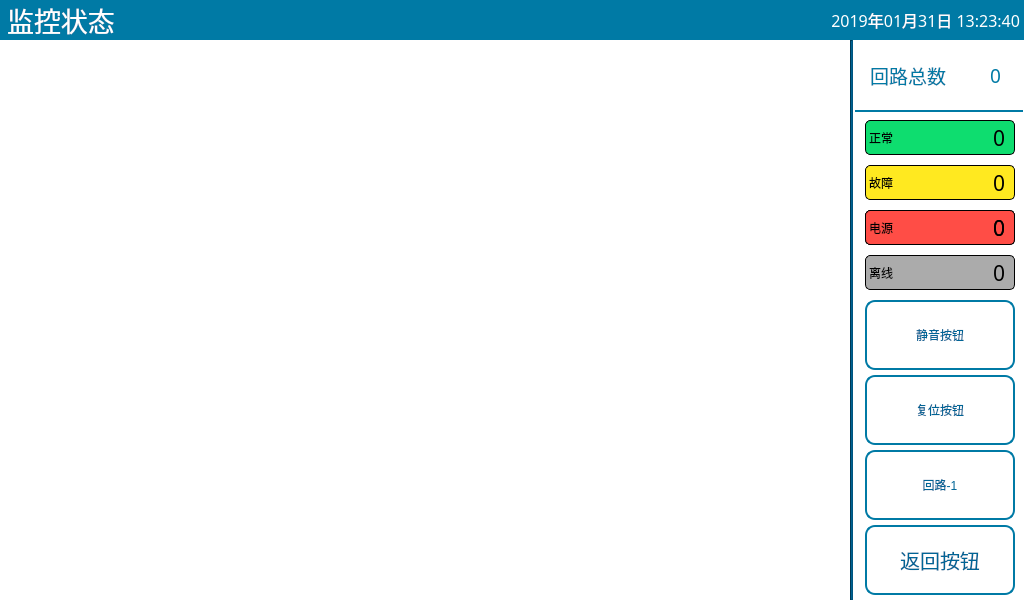
<?xml version="1.0" encoding="UTF-8"?>
<ui version="4.0">
 <class>Monitor</class>
 <widget class="QWidget" name="Monitor">
  <property name="enabled">
   <bool>true</bool>
  </property>
  <property name="geometry">
   <rect>
    <x>0</x>
    <y>0</y>
    <width>1024</width>
    <height>600</height>
   </rect>
  </property>
  <property name="windowTitle">
   <string>Form</string>
  </property>
  <property name="styleSheet">
   <string notr="true">QWidget#Monitor{
background-color: rgb(245, 245, 220);
background-color: rgb(255, 255, 255);
}
QLabel{
font: 18pt &quot;文泉驿等宽微米黑&quot;;
color: rgb(80, 175, 185);
color: rgb(0, 0, 0);
}
QDialog{
font: 18pt &quot;文泉驿等宽微米黑&quot;;
background-color: rgb(255, 255, 255);
}
QPushButton{
width:80px;
height:35px;
font: 20pt &quot;文泉驿等宽微米黑&quot;;
color: rgb(0, 0, 0);
border:2px solid rgb(0, 122, 165);
border-radius:10px;
}
</string>
  </property>
  <widget class="QLabel" name="lbTitle">
   <property name="geometry">
    <rect>
     <x>0</x>
     <y>0</y>
     <width>1024</width>
     <height>40</height>
    </rect>
   </property>
   <property name="font">
    <font>
     <family>文泉驿等宽微米黑</family>
     <pointsize>20</pointsize>
     <weight>50</weight>
     <italic>false</italic>
     <bold>false</bold>
    </font>
   </property>
   <property name="styleSheet">
    <string notr="true">font: 20pt &quot;文泉驿等宽微米黑&quot;;
color: rgb(255, 255, 255);
background-color:rgb(0, 122, 165);</string>
   </property>
   <property name="text">
    <string> 监控状态</string>
   </property>
  </widget>
  <widget class="QStackedWidget" name="stackedWgtPass">
   <property name="geometry">
    <rect>
     <x>0</x>
     <y>40</y>
     <width>850</width>
     <height>560</height>
    </rect>
   </property>
   <property name="styleSheet">
    <string notr="true">QWidget{
color: rgb(255, 255, 255);
background-color: rgb(15, 41, 68);
background-color: rgb(245, 245, 220);
background-color: rgb(255, 255, 255);
}
QLCDNumber{
font: 14pt &quot;文泉驿等宽微米黑&quot;;
color: rgb(80, 175, 185);
border:1px solid white;
border-color: rgb(79, 229, 219);
border-radius:8px;
}

QToolButton{
font: 14pt &quot;文泉驿等宽微米黑&quot;;
color: rgb(255, 255, 255);
border:2px solid rgb(28, 183, 200);
border-radius:10px;
background-color: rgb(43, 79, 102);
background-color: rgb(15, 41, 68);
}
QToolButton:disabled{
font: 18pt &quot;文泉驿等宽微米黑&quot;;
color: rgb(255, 255, 255);
border-color: rgb(255, 255, 255);
}
QLabel{
font: 14pt &quot;文泉驿等宽微米黑&quot;;
font: 16pt &quot;Noto Sans [monotype]&quot;;
color: rgb(80, 175, 185);
color: rgb(0, 0, 0);
}
</string>
   </property>
  </widget>
  <widget class="QLabel" name="label_19">
   <property name="geometry">
    <rect>
     <x>0</x>
     <y>38</y>
     <width>800</width>
     <height>2</height>
    </rect>
   </property>
   <property name="styleSheet">
    <string notr="true">font: 16pt &quot;文泉驿等宽微米黑&quot;;
background-color: qlineargradient(spread:reflect, x1:0, y1:0, x2:1, y2:0, stop:0 rgba(28, 183, 200, 255), stop:1 rgba(0, 85, 127, 255));</string>
   </property>
   <property name="text">
    <string/>
   </property>
  </widget>
  <widget class="QLabel" name="lbSystemTime">
   <property name="geometry">
    <rect>
     <x>750</x>
     <y>5</y>
     <width>270</width>
     <height>30</height>
    </rect>
   </property>
   <property name="font">
    <font>
     <family>文泉驿微米黑</family>
     <pointsize>12</pointsize>
     <weight>50</weight>
     <italic>false</italic>
     <bold>false</bold>
    </font>
   </property>
   <property name="focusPolicy">
    <enum>Qt::TabFocus</enum>
   </property>
   <property name="styleSheet">
    <string notr="true">font: 12pt &quot;文泉驿微米黑&quot;;
color: rgb(255, 255, 255);</string>
   </property>
   <property name="text">
    <string>2019年01月31日 13:23:40</string>
   </property>
   <property name="alignment">
    <set>Qt::AlignRight|Qt::AlignTrailing|Qt::AlignVCenter</set>
   </property>
  </widget>
  <widget class="Line" name="line">
   <property name="geometry">
    <rect>
     <x>850</x>
     <y>40</y>
     <width>3</width>
     <height>560</height>
    </rect>
   </property>
   <property name="styleSheet">
    <string notr="true">background-color: rgb(0, 85, 127);</string>
   </property>
   <property name="orientation">
    <enum>Qt::Vertical</enum>
   </property>
  </widget>
  <widget class="QWidget" name="widget" native="true">
   <property name="geometry">
    <rect>
     <x>855</x>
     <y>40</y>
     <width>168</width>
     <height>560</height>
    </rect>
   </property>
   <property name="styleSheet">
    <string notr="true">QToolButton{
font: 15pt &quot;文泉驿等宽微米黑&quot;;
color: rgb(0, 101, 150);
border:2px solid rgb(0, 122, 165);
border-radius:10px;
background-color: rgb(255, 255, 255);
}
QToolButton:disabled{
font: 15pt &quot;文泉驿等宽微米黑&quot;;
color: rgb(180, 180, 180);
border-color: rgb(180, 180, 180);
background-color: rgb(255, 255, 255);
}
QLabel{
font: 16pt &quot;文泉驿等宽微米黑&quot;;
color: rgb(80, 175, 185);
color: rgb(0, 0, 0);
}</string>
   </property>
   <widget class="QLabel" name="lbNormalTotal">
    <property name="geometry">
     <rect>
      <x>80</x>
      <y>80</y>
      <width>70</width>
      <height>35</height>
     </rect>
    </property>
    <property name="font">
     <font>
      <family>文泉驿等宽微米黑</family>
      <pointsize>16</pointsize>
      <weight>50</weight>
      <italic>false</italic>
      <bold>false</bold>
     </font>
    </property>
    <property name="text">
     <string>0</string>
    </property>
    <property name="alignment">
     <set>Qt::AlignRight|Qt::AlignTrailing|Qt::AlignVCenter</set>
    </property>
   </widget>
   <widget class="QLabel" name="lbErrorTotal">
    <property name="geometry">
     <rect>
      <x>80</x>
      <y>125</y>
      <width>70</width>
      <height>35</height>
     </rect>
    </property>
    <property name="font">
     <font>
      <family>文泉驿等宽微米黑</family>
      <pointsize>16</pointsize>
      <weight>50</weight>
      <italic>false</italic>
      <bold>false</bold>
     </font>
    </property>
    <property name="text">
     <string>0</string>
    </property>
    <property name="alignment">
     <set>Qt::AlignRight|Qt::AlignTrailing|Qt::AlignVCenter</set>
    </property>
   </widget>
   <widget class="QLabel" name="lbTotalPass">
    <property name="geometry">
     <rect>
      <x>105</x>
      <y>15</y>
      <width>41</width>
      <height>40</height>
     </rect>
    </property>
    <property name="font">
     <font>
      <family>文泉驿等宽微米黑</family>
      <pointsize>14</pointsize>
      <weight>50</weight>
      <italic>false</italic>
      <bold>false</bold>
     </font>
    </property>
    <property name="styleSheet">
     <string notr="true">QLabel{
font: 14pt &quot;文泉驿等宽微米黑&quot;;
color:rgb(0, 122, 165);
}</string>
    </property>
    <property name="text">
     <string>0</string>
    </property>
    <property name="alignment">
     <set>Qt::AlignRight|Qt::AlignTrailing|Qt::AlignVCenter</set>
    </property>
   </widget>
   <widget class="QLabel" name="label_9">
    <property name="geometry">
     <rect>
      <x>10</x>
      <y>125</y>
      <width>150</width>
      <height>35</height>
     </rect>
    </property>
    <property name="styleSheet">
     <string notr="true">font: 14pt &quot;文泉驿等宽微米黑&quot;;
border:1px solid;
border-radius:5px;
background-color: rgb(255, 233, 32);
</string>
    </property>
    <property name="text">
     <string>故障</string>
    </property>
    <property name="alignment">
     <set>Qt::AlignLeading|Qt::AlignLeft|Qt::AlignVCenter</set>
    </property>
   </widget>
   <widget class="QLabel" name="lbOffLineTotal">
    <property name="geometry">
     <rect>
      <x>80</x>
      <y>215</y>
      <width>70</width>
      <height>35</height>
     </rect>
    </property>
    <property name="font">
     <font>
      <family>文泉驿等宽微米黑</family>
      <pointsize>16</pointsize>
      <weight>50</weight>
      <italic>false</italic>
      <bold>false</bold>
     </font>
    </property>
    <property name="text">
     <string>0</string>
    </property>
    <property name="alignment">
     <set>Qt::AlignRight|Qt::AlignTrailing|Qt::AlignVCenter</set>
    </property>
   </widget>
   <widget class="QToolButton" name="tBtnMute">
    <property name="geometry">
     <rect>
      <x>10</x>
      <y>260</y>
      <width>150</width>
      <height>70</height>
     </rect>
    </property>
    <property name="text">
     <string>静音按钮</string>
    </property>
    <property name="icon">
     <iconset resource="../image.qrc">
      <normaloff>:/Image/speaker.png</normaloff>:/Image/speaker.png</iconset>
    </property>
    <property name="iconSize">
     <size>
      <width>35</width>
      <height>35</height>
     </size>
    </property>
    <property name="toolButtonStyle">
     <enum>Qt::ToolButtonTextBesideIcon</enum>
    </property>
   </widget>
   <widget class="QLabel" name="label_24">
    <property name="geometry">
     <rect>
      <x>0</x>
      <y>5</y>
      <width>106</width>
      <height>60</height>
     </rect>
    </property>
    <property name="font">
     <font>
      <family>文泉驿等宽微米黑</family>
      <pointsize>14</pointsize>
      <weight>50</weight>
      <italic>false</italic>
      <bold>false</bold>
     </font>
    </property>
    <property name="styleSheet">
     <string notr="true">QLabel{
font: 14pt &quot;文泉驿等宽微米黑&quot;;
color:rgb(0, 122, 165);
}</string>
    </property>
    <property name="text">
     <string>回路总数</string>
    </property>
    <property name="alignment">
     <set>Qt::AlignCenter</set>
    </property>
   </widget>
   <widget class="QLabel" name="lbAlarmTotal">
    <property name="geometry">
     <rect>
      <x>80</x>
      <y>170</y>
      <width>70</width>
      <height>35</height>
     </rect>
    </property>
    <property name="font">
     <font>
      <family>文泉驿等宽微米黑</family>
      <pointsize>16</pointsize>
      <weight>50</weight>
      <italic>false</italic>
      <bold>false</bold>
     </font>
    </property>
    <property name="text">
     <string>0</string>
    </property>
    <property name="alignment">
     <set>Qt::AlignRight|Qt::AlignTrailing|Qt::AlignVCenter</set>
    </property>
   </widget>
   <widget class="QLabel" name="label_20">
    <property name="geometry">
     <rect>
      <x>135</x>
      <y>215</y>
      <width>25</width>
      <height>35</height>
     </rect>
    </property>
    <property name="text">
     <string>个</string>
    </property>
    <property name="alignment">
     <set>Qt::AlignCenter</set>
    </property>
   </widget>
   <widget class="QToolButton" name="tBtnBackHome">
    <property name="enabled">
     <bool>true</bool>
    </property>
    <property name="geometry">
     <rect>
      <x>10</x>
      <y>485</y>
      <width>150</width>
      <height>70</height>
     </rect>
    </property>
    <property name="font">
     <font>
      <family>文泉驿等宽微米黑</family>
      <pointsize>15</pointsize>
      <weight>50</weight>
      <italic>false</italic>
      <bold>false</bold>
     </font>
    </property>
    <property name="focusPolicy">
     <enum>Qt::NoFocus</enum>
    </property>
    <property name="text">
     <string>返回按钮</string>
    </property>
    <property name="icon">
     <iconset resource="../image.qrc">
      <normaloff>:/Image/back.png</normaloff>:/Image/back.png</iconset>
    </property>
    <property name="iconSize">
     <size>
      <width>35</width>
      <height>35</height>
     </size>
    </property>
    <property name="toolButtonStyle">
     <enum>Qt::ToolButtonTextBesideIcon</enum>
    </property>
   </widget>
   <widget class="QLabel" name="label_12">
    <property name="geometry">
     <rect>
      <x>10</x>
      <y>80</y>
      <width>150</width>
      <height>35</height>
     </rect>
    </property>
    <property name="styleSheet">
     <string notr="true">font: 14pt &quot;文泉驿等宽微米黑&quot;;
border:1px solid;
border-radius:5px;
background-color: rgb(71, 167, 96);
background-color: rgb(14, 221, 111);

</string>
    </property>
    <property name="text">
     <string>正常</string>
    </property>
    <property name="alignment">
     <set>Qt::AlignLeading|Qt::AlignLeft|Qt::AlignVCenter</set>
    </property>
   </widget>
   <widget class="QLabel" name="label_25">
    <property name="geometry">
     <rect>
      <x>175</x>
      <y>15</y>
      <width>25</width>
      <height>35</height>
     </rect>
    </property>
    <property name="styleSheet">
     <string notr="true">QLabel{
font: 14pt &quot;文泉驿等宽微米黑&quot;;
color:rgb(0, 122, 165);
}</string>
    </property>
    <property name="text">
     <string>条</string>
    </property>
    <property name="alignment">
     <set>Qt::AlignCenter</set>
    </property>
   </widget>
   <widget class="QToolButton" name="tBtnReset">
    <property name="geometry">
     <rect>
      <x>10</x>
      <y>335</y>
      <width>150</width>
      <height>70</height>
     </rect>
    </property>
    <property name="text">
     <string>复位按钮</string>
    </property>
    <property name="icon">
     <iconset resource="../image.qrc">
      <normaloff>:/Image/reset.png</normaloff>:/Image/reset.png</iconset>
    </property>
    <property name="iconSize">
     <size>
      <width>35</width>
      <height>35</height>
     </size>
    </property>
    <property name="toolButtonStyle">
     <enum>Qt::ToolButtonTextBesideIcon</enum>
    </property>
   </widget>
   <widget class="QLabel" name="lbAlarm">
    <property name="geometry">
     <rect>
      <x>10</x>
      <y>170</y>
      <width>150</width>
      <height>35</height>
     </rect>
    </property>
    <property name="styleSheet">
     <string notr="true">font: 14pt &quot;文泉驿等宽微米黑&quot;;
border:1px solid;
border-radius:5px;
background-color: rgb(255, 0, 0);
background-color: rgb(255, 77, 70);</string>
    </property>
    <property name="text">
     <string>报警</string>
    </property>
    <property name="alignment">
     <set>Qt::AlignLeading|Qt::AlignLeft|Qt::AlignVCenter</set>
    </property>
   </widget>
   <widget class="QLabel" name="label_16">
    <property name="geometry">
     <rect>
      <x>135</x>
      <y>170</y>
      <width>25</width>
      <height>35</height>
     </rect>
    </property>
    <property name="text">
     <string>个</string>
    </property>
    <property name="alignment">
     <set>Qt::AlignCenter</set>
    </property>
   </widget>
   <widget class="QLabel" name="label_17">
    <property name="geometry">
     <rect>
      <x>135</x>
      <y>125</y>
      <width>25</width>
      <height>35</height>
     </rect>
    </property>
    <property name="text">
     <string>个</string>
    </property>
    <property name="alignment">
     <set>Qt::AlignCenter</set>
    </property>
   </widget>
   <widget class="QToolButton" name="tBtnLoopSwitch">
    <property name="enabled">
     <bool>true</bool>
    </property>
    <property name="geometry">
     <rect>
      <x>10</x>
      <y>410</y>
      <width>150</width>
      <height>70</height>
     </rect>
    </property>
    <property name="text">
     <string>回路-1</string>
    </property>
    <property name="icon">
     <iconset resource="../image.qrc">
      <normaloff>:/Image/arrow-down.png</normaloff>:/Image/arrow-down.png</iconset>
    </property>
    <property name="iconSize">
     <size>
      <width>35</width>
      <height>35</height>
     </size>
    </property>
    <property name="toolButtonStyle">
     <enum>Qt::ToolButtonTextBesideIcon</enum>
    </property>
   </widget>
   <widget class="QLabel" name="label_14">
    <property name="geometry">
     <rect>
      <x>10</x>
      <y>215</y>
      <width>150</width>
      <height>35</height>
     </rect>
    </property>
    <property name="styleSheet">
     <string notr="true">font: 14pt &quot;文泉驿等宽微米黑&quot;;
border:1px solid;
border-radius:5px;
background-color: rgb(171, 171, 171);</string>
    </property>
    <property name="text">
     <string>离线</string>
    </property>
    <property name="alignment">
     <set>Qt::AlignLeading|Qt::AlignLeft|Qt::AlignVCenter</set>
    </property>
   </widget>
   <widget class="QLabel" name="label_18">
    <property name="geometry">
     <rect>
      <x>135</x>
      <y>80</y>
      <width>25</width>
      <height>35</height>
     </rect>
    </property>
    <property name="text">
     <string>个</string>
    </property>
    <property name="alignment">
     <set>Qt::AlignCenter</set>
    </property>
   </widget>
   <widget class="QLabel" name="label_21">
    <property name="geometry">
     <rect>
      <x>0</x>
      <y>70</y>
      <width>168</width>
      <height>2</height>
     </rect>
    </property>
    <property name="styleSheet">
     <string notr="true">font: 16pt &quot;文泉驿等宽微米黑&quot;;
background-color:rgb(0, 122, 165);</string>
    </property>
    <property name="text">
     <string/>
    </property>
   </widget>
   <widget class="QLabel" name="lbPowerLost">
    <property name="geometry">
     <rect>
      <x>10</x>
      <y>170</y>
      <width>150</width>
      <height>35</height>
     </rect>
    </property>
    <property name="styleSheet">
     <string notr="true">font: 14pt &quot;文泉驿等宽微米黑&quot;;
border:1px solid;
border-radius:5px;
background-color: rgb(255, 0, 0);
background-color: rgb(255, 77, 70);</string>
    </property>
    <property name="text">
     <string>电源</string>
    </property>
    <property name="alignment">
     <set>Qt::AlignLeading|Qt::AlignLeft|Qt::AlignVCenter</set>
    </property>
   </widget>
   <widget class="QLabel" name="lbPowerLostTotal">
    <property name="geometry">
     <rect>
      <x>80</x>
      <y>170</y>
      <width>70</width>
      <height>35</height>
     </rect>
    </property>
    <property name="font">
     <font>
      <family>文泉驿等宽微米黑</family>
      <pointsize>16</pointsize>
      <weight>50</weight>
      <italic>false</italic>
      <bold>false</bold>
     </font>
    </property>
    <property name="text">
     <string>0</string>
    </property>
    <property name="alignment">
     <set>Qt::AlignRight|Qt::AlignTrailing|Qt::AlignVCenter</set>
    </property>
   </widget>
   <zorder>label_20</zorder>
   <zorder>label_16</zorder>
   <zorder>label_18</zorder>
   <zorder>label_17</zorder>
   <zorder>lbAlarm</zorder>
   <zorder>lbPowerLost</zorder>
   <zorder>label_9</zorder>
   <zorder>label_14</zorder>
   <zorder>label_12</zorder>
   <zorder>lbNormalTotal</zorder>
   <zorder>lbErrorTotal</zorder>
   <zorder>lbTotalPass</zorder>
   <zorder>lbOffLineTotal</zorder>
   <zorder>tBtnMute</zorder>
   <zorder>label_24</zorder>
   <zorder>tBtnBackHome</zorder>
   <zorder>label_25</zorder>
   <zorder>tBtnReset</zorder>
   <zorder>tBtnLoopSwitch</zorder>
   <zorder>label_21</zorder>
   <zorder>lbAlarmTotal</zorder>
   <zorder>lbPowerLostTotal</zorder>
  </widget>
  <zorder>stackedWgtPass</zorder>
  <zorder>label_19</zorder>
  <zorder>lbTitle</zorder>
  <zorder>lbSystemTime</zorder>
  <zorder>line</zorder>
  <zorder>widget</zorder>
 </widget>
 <resources>
  <include location="../image.qrc"/>
 </resources>
 <connections/>
</ui>
